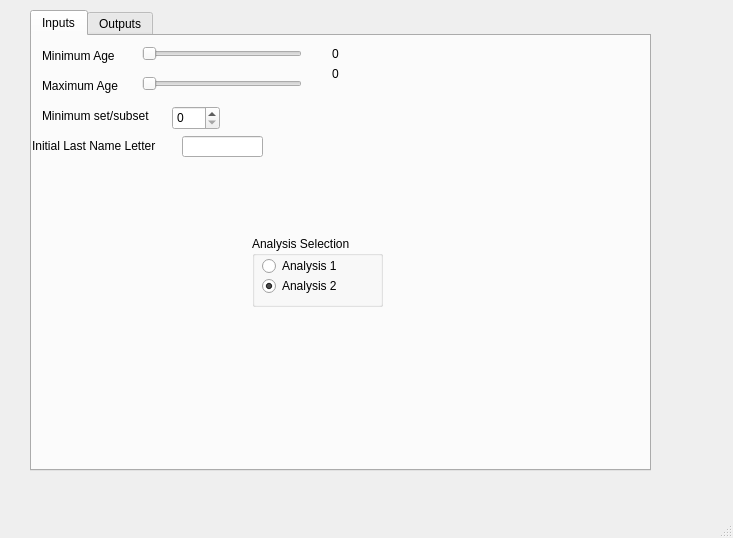
<?xml version="1.0" encoding="UTF-8"?>
<ui version="4.0">
 <class>MainWindow</class>
 <widget class="QMainWindow" name="MainWindow">
  <property name="geometry">
   <rect>
    <x>0</x>
    <y>0</y>
    <width>733</width>
    <height>538</height>
   </rect>
  </property>
  <property name="windowTitle">
   <string>MainWindow</string>
  </property>
  <widget class="QWidget" name="centralwidget">
   <widget class="QTabWidget" name="tabWidget">
    <property name="geometry">
     <rect>
      <x>30</x>
      <y>10</y>
      <width>621</width>
      <height>461</height>
     </rect>
    </property>
    <property name="layoutDirection">
     <enum>Qt::LeftToRight</enum>
    </property>
    <property name="currentIndex">
     <number>0</number>
    </property>
    <property name="tabsClosable">
     <bool>false</bool>
    </property>
    <widget class="QWidget" name="inputs">
     <attribute name="title">
      <string>Inputs</string>
     </attribute>
     <widget class="QSlider" name="minimum_age">
      <property name="geometry">
       <rect>
        <x>110</x>
        <y>10</y>
        <width>160</width>
        <height>16</height>
       </rect>
      </property>
      <property name="maximum">
       <number>120</number>
      </property>
      <property name="pageStep">
       <number>20</number>
      </property>
      <property name="orientation">
       <enum>Qt::Horizontal</enum>
      </property>
     </widget>
     <widget class="QLabel" name="slider_label">
      <property name="geometry">
       <rect>
        <x>10</x>
        <y>10</y>
        <width>91</width>
        <height>20</height>
       </rect>
      </property>
      <property name="text">
       <string>Minimum Age</string>
      </property>
     </widget>
     <widget class="QSlider" name="maximum_age">
      <property name="geometry">
       <rect>
        <x>110</x>
        <y>40</y>
        <width>160</width>
        <height>16</height>
       </rect>
      </property>
      <property name="maximum">
       <number>120</number>
      </property>
      <property name="pageStep">
       <number>20</number>
      </property>
      <property name="orientation">
       <enum>Qt::Horizontal</enum>
      </property>
     </widget>
     <widget class="QLabel" name="slider_label_2">
      <property name="geometry">
       <rect>
        <x>10</x>
        <y>40</y>
        <width>91</width>
        <height>20</height>
       </rect>
      </property>
      <property name="text">
       <string>Maximum Age</string>
      </property>
     </widget>
     <widget class="QSpinBox" name="minimum_set_subset">
      <property name="geometry">
       <rect>
        <x>140</x>
        <y>70</y>
        <width>48</width>
        <height>24</height>
       </rect>
      </property>
     </widget>
     <widget class="QLabel" name="spin_label">
      <property name="geometry">
       <rect>
        <x>10</x>
        <y>70</y>
        <width>111</width>
        <height>20</height>
       </rect>
      </property>
      <property name="text">
       <string>Minimum set/subset</string>
      </property>
     </widget>
     <widget class="QGroupBox" name="radio_group">
      <property name="geometry">
       <rect>
        <x>220</x>
        <y>200</y>
        <width>131</width>
        <height>71</height>
       </rect>
      </property>
      <property name="title">
       <string>Analysis Selection</string>
      </property>
      <widget class="QRadioButton" name="analysis_1">
       <property name="geometry">
        <rect>
         <x>10</x>
         <y>20</y>
         <width>100</width>
         <height>20</height>
        </rect>
       </property>
       <property name="text">
        <string>Analysis 1</string>
       </property>
      </widget>
      <widget class="QRadioButton" name="analysis_2">
       <property name="geometry">
        <rect>
         <x>10</x>
         <y>40</y>
         <width>100</width>
         <height>20</height>
        </rect>
       </property>
       <property name="text">
        <string>Analysis 2</string>
       </property>
       <property name="checked">
        <bool>true</bool>
       </property>
      </widget>
     </widget>
     <widget class="QLineEdit" name="line_edit">
      <property name="geometry">
       <rect>
        <x>150</x>
        <y>100</y>
        <width>81</width>
        <height>21</height>
       </rect>
      </property>
     </widget>
     <widget class="QLabel" name="edit_label">
      <property name="geometry">
       <rect>
        <x>0</x>
        <y>100</y>
        <width>141</width>
        <height>20</height>
       </rect>
      </property>
      <property name="text">
       <string>Initial Last Name Letter</string>
      </property>
     </widget>
     <widget class="QLabel" name="min_value">
      <property name="geometry">
       <rect>
        <x>300</x>
        <y>10</y>
        <width>55</width>
        <height>16</height>
       </rect>
      </property>
      <property name="text">
       <string>0</string>
      </property>
     </widget>
     <widget class="QLabel" name="max_value">
      <property name="geometry">
       <rect>
        <x>300</x>
        <y>30</y>
        <width>55</width>
        <height>16</height>
       </rect>
      </property>
      <property name="text">
       <string>0</string>
      </property>
     </widget>
    </widget>
    <widget class="QWidget" name="outputs">
     <attribute name="title">
      <string>Outputs</string>
     </attribute>
     <widget class="QPushButton" name="query_button">
      <property name="geometry">
       <rect>
        <x>250</x>
        <y>0</y>
        <width>113</width>
        <height>32</height>
       </rect>
      </property>
      <property name="autoFillBackground">
       <bool>false</bool>
      </property>
      <property name="text">
       <string>Do query</string>
      </property>
     </widget>
     <widget class="QTableWidget" name="query_table">
      <property name="geometry">
       <rect>
        <x>10</x>
        <y>40</y>
        <width>571</width>
        <height>341</height>
       </rect>
      </property>
      <property name="rowCount">
       <number>100</number>
      </property>
      <property name="columnCount">
       <number>4</number>
      </property>
      <row/>
      <row/>
      <row/>
      <row/>
      <row/>
      <row/>
      <row/>
      <row/>
      <row/>
      <row/>
      <row/>
      <row/>
      <row/>
      <row/>
      <row/>
      <row/>
      <row/>
      <row/>
      <row/>
      <row/>
      <row/>
      <row/>
      <row/>
      <row/>
      <row/>
      <row/>
      <row/>
      <row/>
      <row/>
      <row/>
      <row/>
      <row/>
      <row/>
      <row/>
      <row/>
      <row/>
      <row/>
      <row/>
      <row/>
      <row/>
      <row/>
      <row/>
      <row/>
      <row/>
      <row/>
      <row/>
      <row/>
      <row/>
      <row/>
      <row/>
      <row/>
      <row/>
      <row/>
      <row/>
      <row/>
      <row/>
      <row/>
      <row/>
      <row/>
      <row/>
      <row/>
      <row/>
      <row/>
      <row/>
      <row/>
      <row/>
      <row/>
      <row/>
      <row/>
      <row/>
      <row/>
      <row/>
      <row/>
      <row/>
      <row/>
      <row/>
      <row/>
      <row/>
      <row/>
      <row/>
      <row/>
      <row/>
      <row/>
      <row/>
      <row/>
      <row/>
      <row/>
      <row/>
      <row/>
      <row/>
      <row/>
      <row/>
      <row/>
      <row/>
      <row/>
      <row/>
      <row/>
      <row/>
      <row/>
      <row/>
      <column/>
      <column/>
      <column/>
      <column/>
     </widget>
    </widget>
   </widget>
  </widget>
  <widget class="QMenuBar" name="menubar">
   <property name="geometry">
    <rect>
     <x>0</x>
     <y>0</y>
     <width>733</width>
     <height>26</height>
    </rect>
   </property>
  </widget>
  <widget class="QStatusBar" name="statusbar"/>
 </widget>
 <resources/>
 <connections/>
</ui>
